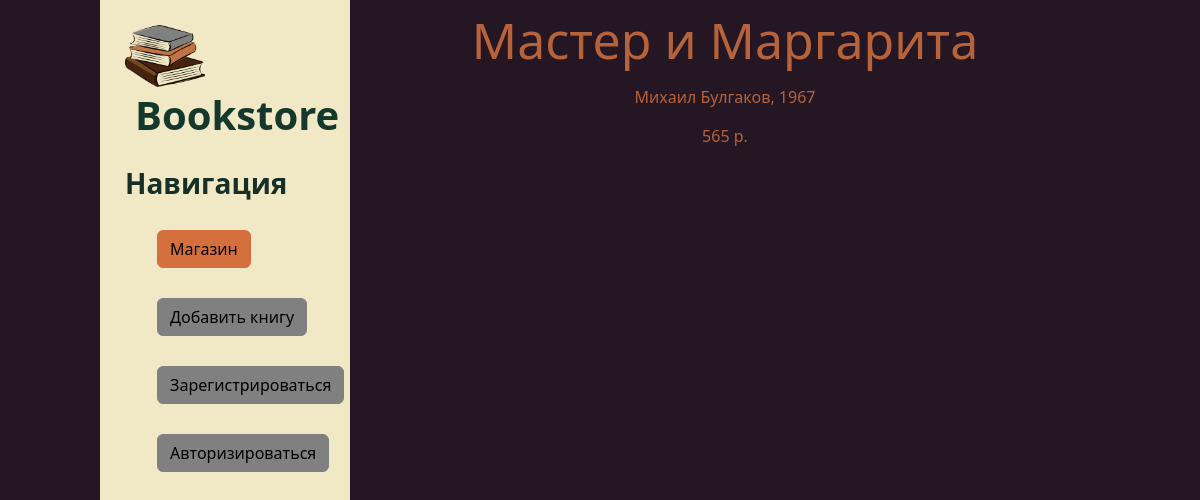
The page /1 on the database its author committed.
### store/models.py (models this page shows, shortened)
class book(models.Model):
    title = models.CharField('Название', max_length=100)
    author = models.CharField('Автор', max_length=50)
    price = models.CharField('Цена', max_length=7)
    data = models.IntegerField('Год написания', max_length=4)

### store/views.py (the view)
# urls.py: path('<int:pk>', views.SDV.as_view(), name='store-detail'),
class SDV(DetailView):
    model = book
    form = CartAddProductForm()
    template_name = 'store/d_v.html'
    context_object_name = 'article'

### store/context_processors.py (called while the page is built)
def cart(request):
    return {'cart': Cart(request)}

### store/templates/store/d_v.html (shortened to what this page needs)
{% extends 'books/l.html' %}
{% block content %}
<div class="features">
    <h1>{{article.title}}</h1>
    <p>{{article.author}}, {{article.data}}</p>
    <p>{{article.price}} p.</p>
</div>
{% endblock %}

### books/static/books/css/books.css (style rules this page uses)
body { background: #241623; }
main .features { float: left; color:#B6623B; margin-top: 100px; text-align:center; width:75%; }
main .features h1 { font-size: 50px;margin-top: -90px }
main .features p { max-width: 400px; margin: 15px auto }
body { width: 1000px;margin:auto; }

### rows shown on the page
book: title "Мастер и Маргарита", author "Михаил Булгаков", data "1967", price "565"
